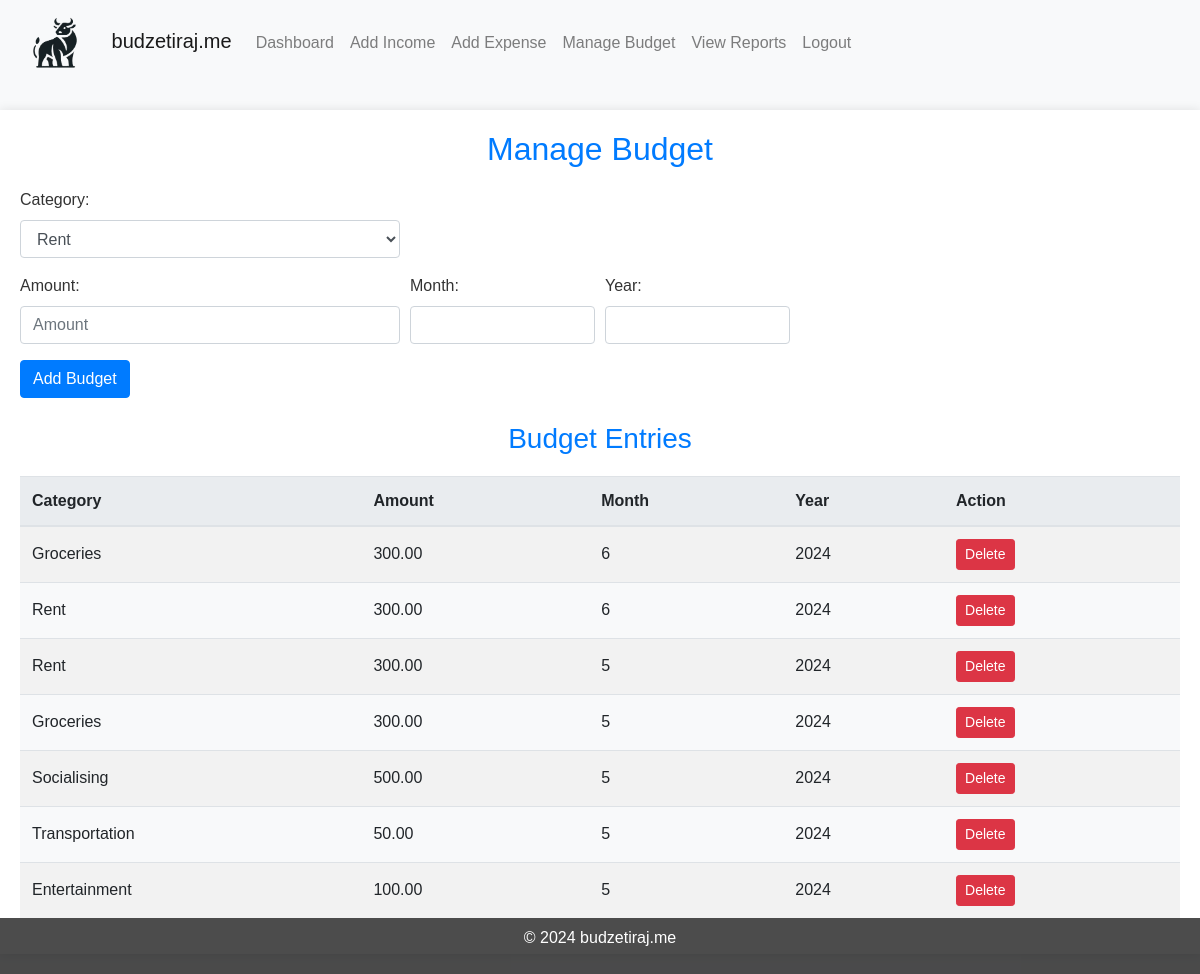
The app's page /code/budget.php (signed in) with its own data.
### tables this page shows
CREATE TABLE `budgets` (
  `id` int(11) NOT NULL,
  `user_id` int(11) DEFAULT NULL,
  `category` varchar(50) NOT NULL,
  `amount` decimal(10,2) NOT NULL,
  `month` int(11) NOT NULL,
  `year` int(11) NOT NULL
);

### code/budget.php (the view, shortened to what this page needs)
<?php
include 'templates/header.php';
include 'db.php';
$user_id = $_SESSION['user_id'];
$budget_entries = $conn->query("SELECT * FROM budgets WHERE user_id = $user_id ORDER BY year DESC, month DESC");
$default_categories = ['Rent', 'Utilities', 'Groceries', 'Transportation', 'Entertainment', 'Healthcare', 'Savings'];
?>
<div class="container mt-4">
    <h2>Manage Budget</h2>
    <form action="budget.php" method="post" class="needs-validation" novalidate>
        <div class="form-row">
            <div class="form-group col-md-4">
                <label for="category">Category:</label>
                <select id="category" name="category" class="form-control" onchange="toggleCustomCategory(this)" required>
                    <?php foreach ($default_categories as $category): ?>
                        <option value="<?= $category ?>"><?= $category ?></option>
                    <?php endforeach; ?>
                </select>
            </div>
        </div>
        <div class="form-row">
            <div class="form-group col-md-4">
                <label for="amount">Amount:</label>
                <input type="number" step="0.01" id="amount" name="amount" class="form-control" placeholder="Amount" required>
            </div>
            <div class="form-group col-md-2">
                <label for="month">Month:</label>
                <input type="number" id="month" name="month" class="form-control" min="1" max="12" required>
            </div>
            <div class="form-group col-md-2">
                <label for="year">Year:</label>
                <input type="number" id="year" name="year" class="form-control" min="2020" required>
            </div>
        </div>
        <button type="submit" class="btn btn-primary">Add Budget</button>
    </form>
    <h3 class="mt-4">Budget Entries</h3>
    <table class="table table-striped">
        <thead>
            <tr>
                <th>Category</th>
                <th>Amount</th>
                <th>Month</th>
                <th>Year</th>
                <th>Action</th>
            </tr>
        </thead>
        <tbody>
            <?php while ($entry = $budget_entries->fetch_assoc()): ?>
            <tr>
                <td><?= $entry['category'] ?></td>
                <td><?= $entry['amount'] ?></td>
                <td><?= $entry['month'] ?></td>
                <td><?= $entry['year'] ?></td>
                <td>
                    <form action="budget.php" method="post" style="display:inline;">
                        <button type="submit" class="btn btn-danger btn-sm">Delete</button>
                    </form>
                </td>
            </tr>
            <?php endwhile; ?>
        </tbody>
    </table>
</div>
<?php include 'templates/footer.php'; ?>

### code/templates/header.php (shortened to what this page needs)
<!DOCTYPE html>
<html lang="en">
<head>
    <link rel="stylesheet" href="https://maxcdn.bootstrapcdn.com/bootstrap/4.5.2/css/bootstrap.min.css">
    <link rel="stylesheet" href="css/styles.css">
    <link rel="stylesheet" href="https://cdnjs.cloudflare.com/ajax/libs/font-awesome/5.15.4/css/all.min.css">
</head>
<body>
    <nav class="navbar navbar-expand-lg navbar-light bg-light">
        <a class="navbar-brand" href="#">
            <img src="./images/bik4.png" class="logo-img" alt="logo">
            budzetiraj.me
        </a>
        <div class="collapse navbar-collapse" id="navbarNav">
            <ul class="navbar-nav">
                <?php
                if (isset($_SESSION['user_id'])) {
                    echo '<li class="nav-item"><a class="nav-link" href="dashboard.php">Dashboard</a></li>';
                    echo '<li class="nav-item"><a class="nav-link" href="income.php">Add Income</a></li>';
                    echo '<li class="nav-item"><a class="nav-link" href="expenses.php">Add Expense</a></li>';
                    echo '<li class="nav-item"><a class="nav-link" href="budget.php">Manage Budget</a></li>';
                    echo '<li class="nav-item"><a class="nav-link" href="reports.php">View Reports</a></li>';
                    echo '<li class="nav-item"><a class="nav-link" href="logout.php">Logout</a></li>';
                } else {
                    echo '<li class="nav-item"><a class="nav-link" href="index.php">Home</a></li>';
                    echo '<li class="nav-item"><a class="nav-link" href="register.php">Register</a></li>';
                    echo '<li class="nav-item"><a class="nav-link" href="login.php">Login</a></li>';
                }
                ?>
            </ul>
        </div>
    </nav>

### code/templates/footer.php
<footer class="footer">
    <p>&copy; 2024 budzetiraj.me</p>
</footer>
</body>
</html>

### code/css/styles.css (style rules this page uses)
body { font-family: Arial, sans-serif; background-color: #f8f9fa; color: #333; margin: 0; padding: 0; }
.container { max-width: 1200px; margin: 20px auto; padding: 20px; background-color: #fff; box-shadow: 0 0 10px rgba(0, 0, 0, 0.1); }
h2, h3 { color: #007bff; margin-bottom: 20px; text-align: center; }
.logo-img { width: 80px; height: 60px; margin-right: 10px; }
.table thead th { background-color: #e9ecef; }
.table tbody tr:nth-child(even) { background-color: #f8f9fa; }
.table tbody tr td { vertical-align: middle; }
.table tbody tr td .btn { margin-right: 5px; }
.footer { position: fixed; bottom: 0; width: 100%; background: rgba(0, 0, 0, 0.7); color: #fff; text-align: center; padding: 8px 0; font-size: 16px; }

### records on screen
budgets: category "Groceries", amount "300.00", month "6", year "2024"
budgets: category "Rent", amount "300.00", month "6", year "2024"
budgets: category "Rent", amount "300.00", month "5", year "2024"
budgets: category "Groceries", amount "300.00", month "5", year "2024"
budgets: category "Socialising", amount "500.00", month "5", year "2024"
budgets: category "Transportation", amount "50.00", month "5", year "2024"
budgets: category "Entertainment", amount "100.00", month "5", year "2024"

### other values on screen
form field category "Rent"
